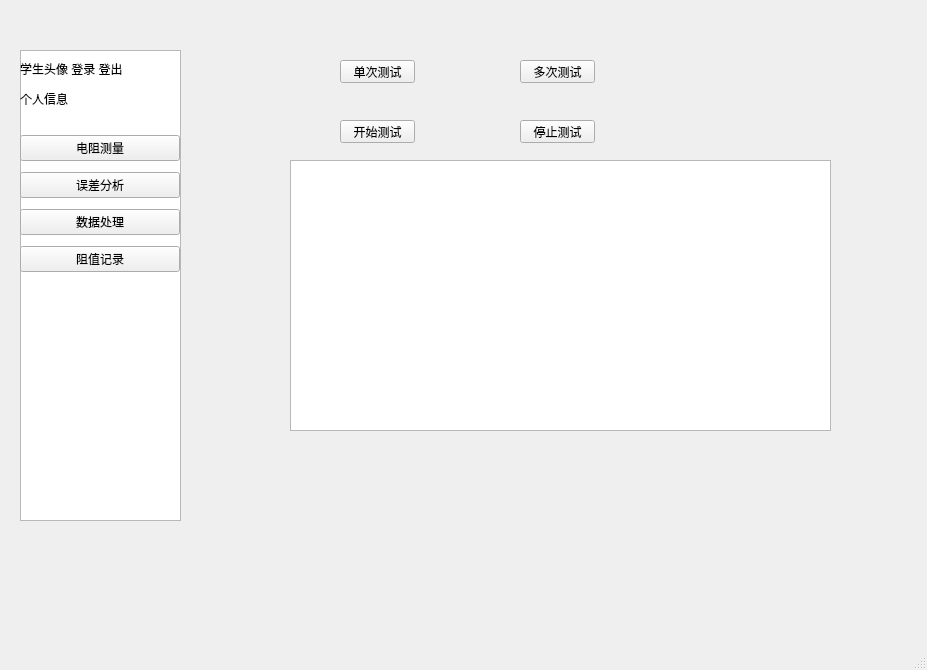
<?xml version="1.0" encoding="UTF-8"?>
<ui version="4.0">
 <class>MainWindow</class>
 <widget class="QMainWindow" name="MainWindow">
  <property name="geometry">
   <rect>
    <x>0</x>
    <y>0</y>
    <width>927</width>
    <height>670</height>
   </rect>
  </property>
  <property name="windowTitle">
   <string>MainWindow</string>
  </property>
  <widget class="QWidget" name="centralwidget">
   <widget class="QStackedWidget" name="stackedWidget">
    <property name="geometry">
     <rect>
      <x>250</x>
      <y>20</y>
      <width>631</width>
      <height>501</height>
     </rect>
    </property>
    <property name="currentIndex">
     <number>1</number>
    </property>
    <widget class="QWidget" name="page_studentInformation">
     <widget class="QLabel" name="label_userName">
      <property name="geometry">
       <rect>
        <x>20</x>
        <y>60</y>
        <width>31</width>
        <height>16</height>
       </rect>
      </property>
      <property name="text">
       <string>&lt;html&gt;&lt;head/&gt;&lt;body&gt;&lt;p&gt;姓名&lt;/p&gt;&lt;/body&gt;&lt;/html&gt;</string>
      </property>
     </widget>
     <widget class="QLabel" name="label_userId">
      <property name="geometry">
       <rect>
        <x>20</x>
        <y>30</y>
        <width>31</width>
        <height>16</height>
       </rect>
      </property>
      <property name="text">
       <string>&lt;html&gt;&lt;head/&gt;&lt;body&gt;&lt;p&gt;学号&lt;/p&gt;&lt;/body&gt;&lt;/html&gt;</string>
      </property>
     </widget>
     <widget class="QLabel" name="label_passwords">
      <property name="geometry">
       <rect>
        <x>20</x>
        <y>110</y>
        <width>31</width>
        <height>16</height>
       </rect>
      </property>
      <property name="text">
       <string>&lt;html&gt;&lt;head/&gt;&lt;body&gt;&lt;p&gt;密码&lt;br/&gt;&lt;/p&gt;&lt;/body&gt;&lt;/html&gt;</string>
      </property>
     </widget>
     <widget class="QLabel" name="label_changePasswords">
      <property name="geometry">
       <rect>
        <x>10</x>
        <y>140</y>
        <width>51</width>
        <height>16</height>
       </rect>
      </property>
      <property name="text">
       <string>&lt;html&gt;&lt;head/&gt;&lt;body&gt;&lt;p&gt;修改密码&lt;br/&gt;&lt;/p&gt;&lt;/body&gt;&lt;/html&gt;</string>
      </property>
     </widget>
     <widget class="QLabel" name="label_class">
      <property name="geometry">
       <rect>
        <x>20</x>
        <y>80</y>
        <width>31</width>
        <height>16</height>
       </rect>
      </property>
      <property name="text">
       <string>&lt;html&gt;&lt;head/&gt;&lt;body&gt;&lt;p&gt;班级&lt;/p&gt;&lt;p&gt;&lt;br/&gt;&lt;/p&gt;&lt;/body&gt;&lt;/html&gt;</string>
      </property>
     </widget>
     <widget class="QLineEdit" name="lineEdit_userId">
      <property name="geometry">
       <rect>
        <x>50</x>
        <y>30</y>
        <width>113</width>
        <height>20</height>
       </rect>
      </property>
     </widget>
     <widget class="QLineEdit" name="lineEdit_userName">
      <property name="geometry">
       <rect>
        <x>50</x>
        <y>60</y>
        <width>113</width>
        <height>20</height>
       </rect>
      </property>
     </widget>
     <widget class="QLineEdit" name="lineEdit_userClass">
      <property name="geometry">
       <rect>
        <x>50</x>
        <y>80</y>
        <width>113</width>
        <height>20</height>
       </rect>
      </property>
     </widget>
     <widget class="QLineEdit" name="lineEdit_passwords">
      <property name="geometry">
       <rect>
        <x>70</x>
        <y>110</y>
        <width>113</width>
        <height>20</height>
       </rect>
      </property>
     </widget>
     <widget class="QLineEdit" name="lineEdit_changePasswords">
      <property name="geometry">
       <rect>
        <x>70</x>
        <y>140</y>
        <width>113</width>
        <height>20</height>
       </rect>
      </property>
     </widget>
     <widget class="QPushButton" name="pushButton_sureChangePassword">
      <property name="geometry">
       <rect>
        <x>200</x>
        <y>140</y>
        <width>75</width>
        <height>23</height>
       </rect>
      </property>
      <property name="text">
       <string>确认修改</string>
      </property>
     </widget>
    </widget>
    <widget class="QWidget" name="page_resTest">
     <widget class="QPushButton" name="pushButton_singleTest">
      <property name="geometry">
       <rect>
        <x>90</x>
        <y>40</y>
        <width>75</width>
        <height>23</height>
       </rect>
      </property>
      <property name="text">
       <string>单次测试</string>
      </property>
     </widget>
     <widget class="QPushButton" name="pushButton_multipleTest">
      <property name="geometry">
       <rect>
        <x>270</x>
        <y>40</y>
        <width>75</width>
        <height>23</height>
       </rect>
      </property>
      <property name="text">
       <string>多次测试</string>
      </property>
     </widget>
     <widget class="QPushButton" name="pushButton_startTest">
      <property name="geometry">
       <rect>
        <x>90</x>
        <y>100</y>
        <width>75</width>
        <height>23</height>
       </rect>
      </property>
      <property name="text">
       <string>开始测试</string>
      </property>
     </widget>
     <widget class="QPushButton" name="pushButton_stopTest">
      <property name="geometry">
       <rect>
        <x>270</x>
        <y>100</y>
        <width>75</width>
        <height>23</height>
       </rect>
      </property>
      <property name="text">
       <string>停止测试</string>
      </property>
     </widget>
     <widget class="QTableView" name="tableView_dataDisplay">
      <property name="geometry">
       <rect>
        <x>40</x>
        <y>140</y>
        <width>541</width>
        <height>271</height>
       </rect>
      </property>
     </widget>
    </widget>
    <widget class="QWidget" name="page_erorAnalyse">
     <widget class="QLabel" name="label_errorAnalyse">
      <property name="geometry">
       <rect>
        <x>280</x>
        <y>30</y>
        <width>54</width>
        <height>12</height>
       </rect>
      </property>
      <property name="text">
       <string>误差分析</string>
      </property>
     </widget>
     <widget class="QLabel" name="label_galvanometerAnalyse">
      <property name="geometry">
       <rect>
        <x>20</x>
        <y>60</y>
        <width>81</width>
        <height>16</height>
       </rect>
      </property>
      <property name="text">
       <string>电流计分析</string>
      </property>
     </widget>
     <widget class="QLabel" name="label_bridgeArmAnalyse">
      <property name="geometry">
       <rect>
        <x>20</x>
        <y>160</y>
        <width>81</width>
        <height>16</height>
       </rect>
      </property>
      <property name="text">
       <string>桥臂分析</string>
      </property>
     </widget>
     <widget class="QLabel" name="label_powerAnalyse">
      <property name="geometry">
       <rect>
        <x>20</x>
        <y>250</y>
        <width>81</width>
        <height>16</height>
       </rect>
      </property>
      <property name="text">
       <string>电源分析</string>
      </property>
     </widget>
    </widget>
    <widget class="QWidget" name="page_dataAnalyse">
     <widget class="QLabel" name="label_averageValue">
      <property name="geometry">
       <rect>
        <x>500</x>
        <y>30</y>
        <width>54</width>
        <height>12</height>
       </rect>
      </property>
      <property name="text">
       <string>均值</string>
      </property>
     </widget>
     <widget class="QLabel" name="label_variance">
      <property name="geometry">
       <rect>
        <x>500</x>
        <y>90</y>
        <width>54</width>
        <height>12</height>
       </rect>
      </property>
      <property name="text">
       <string>方差</string>
      </property>
     </widget>
     <widget class="QLabel" name="label_standardDeviation">
      <property name="geometry">
       <rect>
        <x>500</x>
        <y>150</y>
        <width>54</width>
        <height>12</height>
       </rect>
      </property>
      <property name="text">
       <string>标准差</string>
      </property>
     </widget>
     <widget class="QLineEdit" name="lineEdit_averageValue">
      <property name="geometry">
       <rect>
        <x>500</x>
        <y>50</y>
        <width>113</width>
        <height>20</height>
       </rect>
      </property>
     </widget>
     <widget class="QLineEdit" name="lineEdit_variance">
      <property name="geometry">
       <rect>
        <x>500</x>
        <y>110</y>
        <width>113</width>
        <height>20</height>
       </rect>
      </property>
     </widget>
     <widget class="QLineEdit" name="lineEdit_standardDeviation">
      <property name="geometry">
       <rect>
        <x>500</x>
        <y>170</y>
        <width>113</width>
        <height>20</height>
       </rect>
      </property>
     </widget>
    </widget>
    <widget class="QWidget" name="page_resValueRecorde">
     <widget class="QPushButton" name="pushButton_deleteData">
      <property name="geometry">
       <rect>
        <x>530</x>
        <y>60</y>
        <width>75</width>
        <height>23</height>
       </rect>
      </property>
      <property name="text">
       <string>删除</string>
      </property>
     </widget>
     <widget class="QPushButton" name="pushButton_clearAll">
      <property name="geometry">
       <rect>
        <x>530</x>
        <y>90</y>
        <width>75</width>
        <height>23</height>
       </rect>
      </property>
      <property name="text">
       <string>清空</string>
      </property>
     </widget>
     <widget class="QTableView" name="tableView_resValueDisplay">
      <property name="geometry">
       <rect>
        <x>0</x>
        <y>0</y>
        <width>501</width>
        <height>321</height>
       </rect>
      </property>
     </widget>
    </widget>
    <widget class="QWidget" name="page_7"/>
    <widget class="QWidget" name="page_8"/>
    <widget class="QWidget" name="page_4">
     <property name="enabled">
      <bool>false</bool>
     </property>
    </widget>
    <widget class="QWidget" name="test_2"/>
   </widget>
   <widget class="QPushButton" name="pushButton_testSpecific">
    <property name="geometry">
     <rect>
      <x>60</x>
      <y>340</y>
      <width>75</width>
      <height>23</height>
     </rect>
    </property>
    <property name="text">
     <string>测试专用</string>
    </property>
   </widget>
   <widget class="QLabel" name="label_userInformation">
    <property name="geometry">
     <rect>
      <x>20</x>
      <y>60</y>
      <width>151</width>
      <height>81</height>
     </rect>
    </property>
    <property name="lineWidth">
     <number>8</number>
    </property>
    <property name="text">
     <string>&lt;html&gt;&lt;head/&gt;&lt;body&gt;&lt;p&gt;学生头像  登录 登出&lt;/p&gt;&lt;p&gt;个人信息&lt;/p&gt;&lt;p&gt;&lt;br/&gt;&lt;/p&gt;&lt;/body&gt;&lt;/html&gt;</string>
    </property>
   </widget>
   <widget class="QListView" name="listView">
    <property name="geometry">
     <rect>
      <x>20</x>
      <y>50</y>
      <width>161</width>
      <height>471</height>
     </rect>
    </property>
   </widget>
   <widget class="QWidget" name="verticalLayoutWidget">
    <property name="geometry">
     <rect>
      <x>20</x>
      <y>130</y>
      <width>160</width>
      <height>151</height>
     </rect>
    </property>
    <layout class="QVBoxLayout" name="verticalLayout_2">
     <item>
      <widget class="QPushButton" name="pushButton_resTest">
       <property name="text">
        <string>电阻测量</string>
       </property>
      </widget>
     </item>
     <item>
      <widget class="QPushButton" name="pushButton_errorAnalyse">
       <property name="text">
        <string>误差分析</string>
       </property>
      </widget>
     </item>
     <item>
      <widget class="QPushButton" name="pushButton_dataHandle">
       <property name="text">
        <string>数据处理</string>
       </property>
      </widget>
     </item>
     <item>
      <widget class="QPushButton" name="pushButton_resValueRecorde">
       <property name="text">
        <string>阻值记录</string>
       </property>
      </widget>
     </item>
    </layout>
   </widget>
   <zorder>stackedWidget</zorder>
   <zorder>pushButton_testSpecific</zorder>
   <zorder>listView</zorder>
   <zorder>verticalLayoutWidget</zorder>
   <zorder>label_userInformation</zorder>
  </widget>
  <widget class="QMenuBar" name="menubar">
   <property name="geometry">
    <rect>
     <x>0</x>
     <y>0</y>
     <width>927</width>
     <height>23</height>
    </rect>
   </property>
  </widget>
  <widget class="QStatusBar" name="statusbar"/>
 </widget>
 <resources/>
 <connections/>
</ui>
